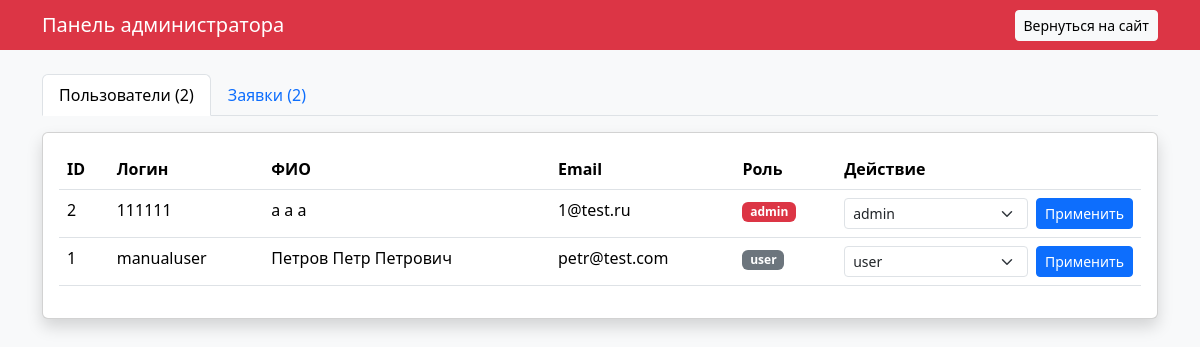
The page /admin.php (signed in) on the database its author committed.
### tables this page shows
CREATE TABLE `user` (
  `id` int(11) NOT NULL,
  `username` varchar(100) NOT NULL,
  `password` varchar(255) NOT NULL,
  `full_name` varchar(100) NOT NULL,
  `phone` varchar(50) NOT NULL,
  `email` varchar(100) NOT NULL,
  `role` enum('user','admin',',') NOT NULL
);

### admin.php (the view, shortened to what this page needs)
<?php
require 'db.php';
$users = $pdo->query("SELECT id, username, full_name, email, role FROM user ORDER BY id DESC")->fetchAll();
$apps = $pdo->query("
    SELECT c.id, u.username, c.course_name, c.start_date, c.payment_method, c.status
    FROM course c
    JOIN user u ON c.user_id = u.id
    ORDER BY c.id DESC
")->fetchAll();
?>
<!DOCTYPE html>
<html lang="ru">
<head>
    <link rel="stylesheet" href="bootstrap.min.css">
</head>
<body class="bg-light">
    <nav class="navbar navbar-dark bg-danger mb-4">
        <div class="container">
            <span class="navbar-brand mb-0 h1">Панель администратора</span>
            <a href="index.php" class="btn btn-sm btn-light">Вернуться на сайт</a>
        </div>
    </nav>
    <main class="container">
        <ul class="nav nav-tabs mb-3" id="adminTab" role="tablist">
            <li class="nav-item">
                <button class="nav-link active" data-bs-toggle="tab" data-bs-target="#users-tab">Пользователи (<?= count($users) ?>)</button>
            </li>
            <li class="nav-item">
                <button class="nav-link" data-bs-toggle="tab" data-bs-target="#apps-tab">Заявки (<?= count($apps) ?>)</button>
            </li>
        </ul>
        <div class="tab-content">
            <div class="tab-pane fade show active" id="users-tab">
                <div class="card shadow">
                    <div class="card-body">
                        <table class="table table-hover">
                            <thead>
                                <tr>
                                    <th>ID</th>
                                    <th>Логин</th>
                                    <th>ФИО</th>
                                    <th>Email</th>
                                    <th>Роль</th>
                                    <th>Действие</th>
                                </tr>
                            </thead>
                            <tbody>
                                <?php foreach ($users as $u): ?>
                                <tr>
                                    <td><?= $u['id'] ?></td>
                                    <td><?= htmlspecialchars($u['username']) ?></td>
                                    <td><?= htmlspecialchars($u['full_name']) ?></td>
                                    <td><?= htmlspecialchars($u['email']) ?></td>
                                    <td>
                                        <span class="badge bg-<?= $u['role'] === 'admin' ? 'danger' : 'secondary' ?>">
                                            <?= $u['role'] ?>
                                        </span>
                                    </td>
                                    <td>
                                        <form action="admin-action.php" method="POST" class="d-flex gap-2">
                                            <select name="role" class="form-select form-select-sm">
                                                <option value="user" <?= $u['role']=='user'?'selected':'' ?>>user</option>
                                                <option value="admin" <?= $u['role']=='admin'?'selected':'' ?>>admin</option>
                                            </select>
                                            <button type="submit" class="btn btn-sm btn-primary">Применить</button>
                                        </form>
                                    </td>
                                </tr>
                                <?php endforeach; ?>
                            </tbody>
                        </table>
                    </div>
                </div>
            </div>
        </div>
    </main>
</body>
</html>

### rows shown on the page
user: id "2", username "111111", full_name "а а а", email "1@test.ru", role "admin"
user: id "1", username "manualuser", full_name "Петров Петр Петрович", email "petr@test.com", role "user"

### other values the page prints
count($users) "2"
count($apps) "2"
